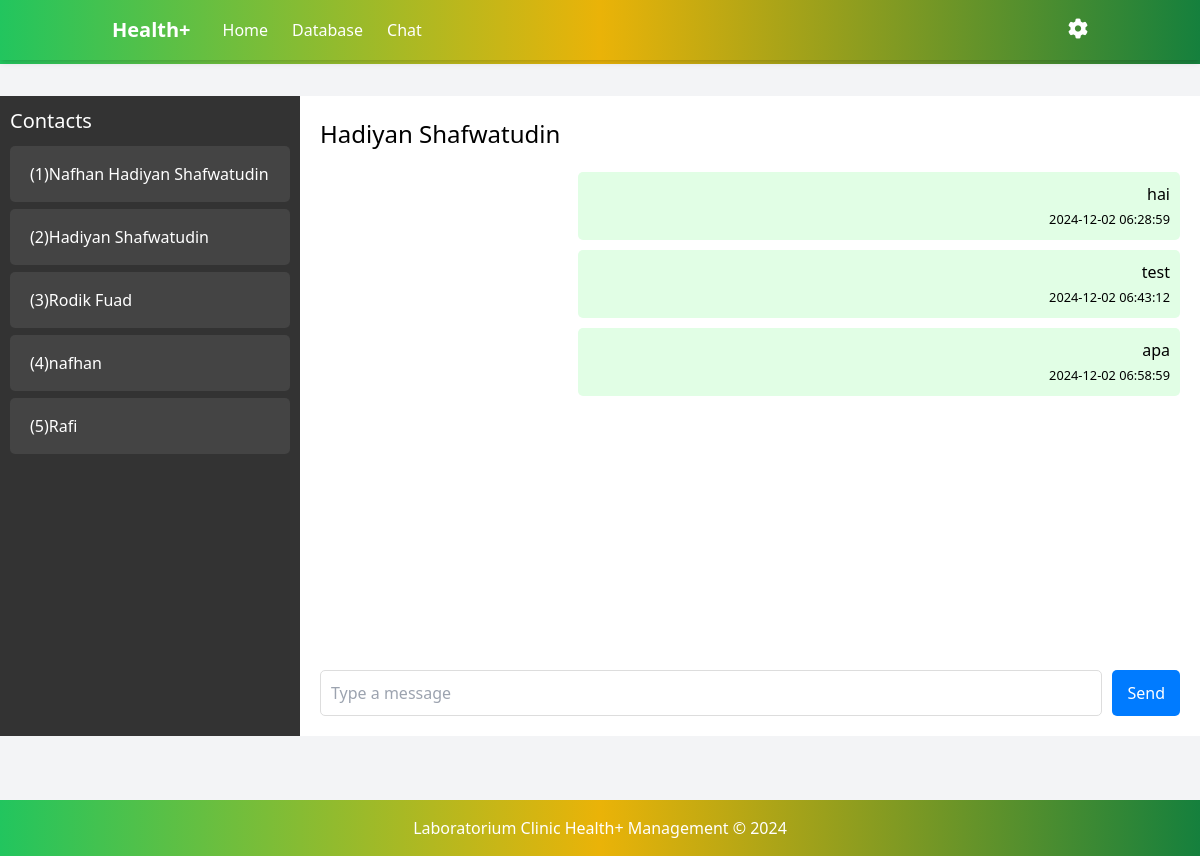
Page /chat_admin/2 (signed in) on the earlier database version.
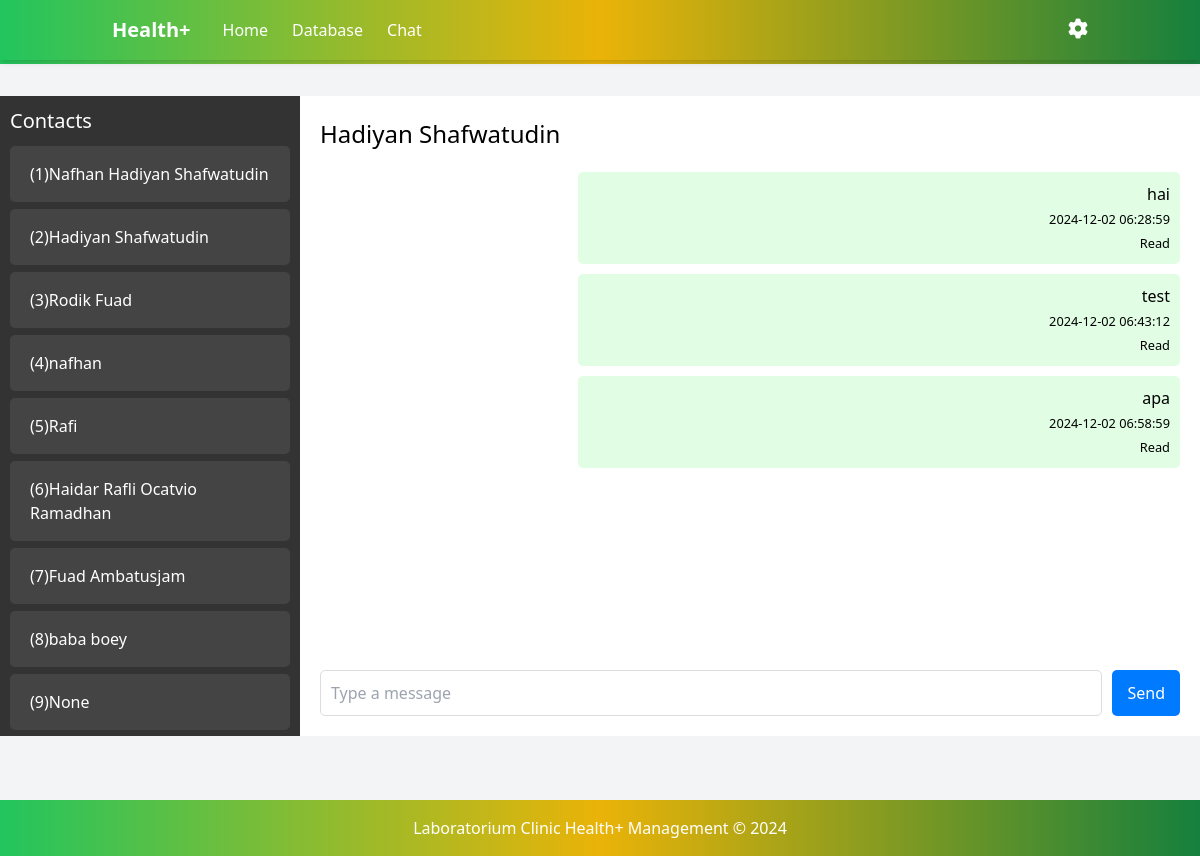
Same page on the later database version.
### app/models.py (models this page shows, shortened)
class User(db.Model, UserMixin):
    id = db.Column(db.Integer, primary_key=True)
    username = db.Column(db.String(150), unique=True, nullable=False)
    password = db.Column(db.String(150), nullable=False)

class PersonalData(db.Model):
    id = db.Column(db.Integer, primary_key=True)
    user_id = db.Column(db.Integer, db.ForeignKey('user.id'), unique=True, nullable=False)
    full_name = db.Column(db.String(100), nullable=False)
    nik = db.Column(db.String(20), nullable=False)
    domicile = db.Column(db.String(100), nullable=False)
    phone = db.Column(db.String(15), nullable=False)
    created_at = db.Column(db.DateTime, default=datetime.utcnow)
    user = db.relationship('User', backref=db.backref('personal_data', uselist=False), lazy=True)
    reservations = db.relationship('Reservation', back_populates='patient', lazy=True)

class Chat(db.Model):
    id = db.Column(db.Integer, primary_key=True)
    sender_id = db.Column(db.Integer, db.ForeignKey('user.id'), nullable=False)
    receiver_id = db.Column(db.Integer, db.ForeignKey('user.id'), nullable=False)
    message = db.Column(db.String(500), nullable=False)
    timestamp = db.Column(db.DateTime, default=lambda: datetime.now(timezone.utc))
    is_read = db.Column(db.Boolean, default=False)  # Kolom baru
    sender = db.relationship('User', foreign_keys=[sender_id])
    receiver = db.relationship('User', foreign_keys=[receiver_id])

### app/routes.py (the view, shortened to what this page needs)
@routes.route('/chat_admin', methods=['GET', 'POST'])
@routes.route('/chat_admin/<int:patient_id>', methods=['GET', 'POST'])
def chat_admin(patient_id=None):
    admin_user = User.query.filter_by(username='admin').first()
    if patient_id is None:
        first_patient = User.query.first()
        if first_patient:
            return redirect(url_for('routes.chat_admin', patient_id=first_patient.id))
    selected_patient = User.query.get_or_404(patient_id)
    messages = db.session.query(
        Chat.id,
        Chat.sender_id,
        Chat.receiver_id,
        Chat.message,
        Chat.timestamp,
        Chat.is_read,
        PersonalData.full_name
    ).join(
        PersonalData,
        (Chat.sender_id == PersonalData.user_id) | (Chat.receiver_id == PersonalData.user_id)
    ).filter(
        ((Chat.sender_id == current_user.id) & (Chat.receiver_id == patient_id)) |
        ((Chat.sender_id == patient_id) & (Chat.receiver_id == current_user.id))
    ).all()
    unread_messages = Chat.query.filter_by(receiver_id=current_user.id, sender_id=patient_id, is_read=False).all()
    for msg in unread_messages:
        msg.is_read = True
    db.session.commit()
    users = User.query.filter(User.username != 'admin').all()
    new_messages = len(messages) > 0
    return render_template('chat_admin.html', messages=messages, selected_patient=selected_patient, users=users, admin_user=admin_user, new_messages=new_messages)

### templates/chat_admin.html (shortened to what this page needs)
{% extends 'base_admin.html' %}
{% block content %}
<div class="chat-container">
    <header class="bg-gradient-to-r from-green-500 via-yellow-500 to-green-700 text-white shadow-md py-4 fixed w-full top-0 z-10">
        <div class="container mx-auto flex justify-between items-center px-6 space-x-8">
            <div class="flex items-center space-x-8">
                <a href="{{ url_for('routes.home_admin') }}" class="font-bold text-xl whitespace-nowrap">Health+</a>
                <nav class="flex space-x-6 items-center">
                    <a href="{{ url_for('routes.home_admin') }}" class="hover:underline">Home</a>
                    <a href="{{ url_for('routes.database') }}" class="hover:underline">Database</a>
                    <a href="{{ url_for('routes.chat_admin') }}" class="hover:underline">Chat</a>
                </nav>
            </div>
            <div class="relative">
                <button id="settingsButton" class="focus:outline-none">
                    <i id="settingsIcon" class="fa fa-cog text-xl cursor-pointer"></i>
                </button>
            </div>
        </div>
    </header>
    <div class="sidebar">
        <h3 class="sidebar-title">Contacts</h3>
        <ul class="contact-list">
            {% for user in users %}
                <li class="contact-item" style="margin-bottom: 7px;">
                    <a href="{{ url_for('routes.chat_admin', patient_id=user.id) }}">
                        <div class="chat-header-box" style=" color: white; padding: 8px; margin: bottom 10px;; ">
                            <h4>({{ user.personal_data.id }}){{ user.personal_data.full_name }}</h4>
                        </div>
                    </a>
                </li>
            {% endfor %}
        </ul>
    </div>
    <div class="chat-area">
        <div class="chat-header">
            <h3>{{ selected_patient.personal_data.full_name }}</h3>
        </div>
        <div class="chat-messages chat-scroll" id="chat-messages">
            {% for message in messages %}
                <div class="message-chat {{ 'sent-admin' if message.sender_id == admin_user.id else 'received' }}">
                    <p>{{ message.message }}</p>
                    <small>
                        <span>{{ message.timestamp.strftime('%Y-%m-%d %H:%M:%S') }}</span><br>
                        {% if message.sender_id == admin_user.id and message.is_read %}
                            <span>Read</span>
                        {% endif %}
                    </small>
                </div>
            {% endfor %}
        </div>
        <form action="{{ url_for('routes.chat_admin', patient_id=selected_patient.id) }}" method="POST" class="chat-input">
            <input type="text" name="message" placeholder="Type a message" required>
            <button type="submit" id="chat-form">Send</button>
        </form>
    </div>
</div>
{% endblock %}

Differences in the rows shown:
added User: personal_data.id "6", personal_data.full_name "Haidar Rafli Ocatvio Ramadhan"
added User: personal_data.id "7", personal_data.full_name "Fuad Ambatusjam"
added User: personal_data.id "8", personal_data.full_name "baba boey"
added User: personal_data.id "9", personal_data.full_name "None"
changed Chat "hai": now shows "Read"
changed Chat "test": now shows "Read"
changed Chat "apa": now shows "Read"
